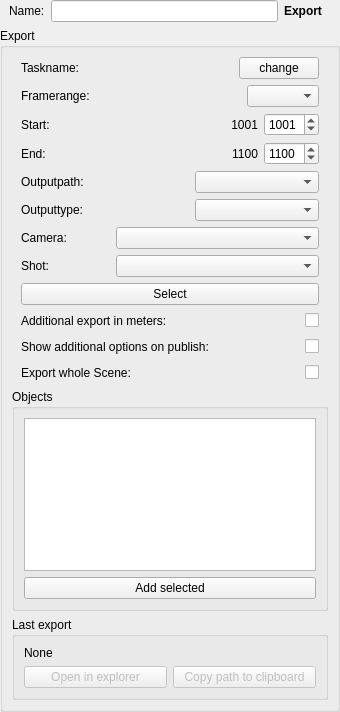
<?xml version="1.0" encoding="UTF-8"?>
<ui version="4.0">
 <class>wg_Export</class>
 <widget class="QWidget" name="wg_Export">
  <property name="geometry">
   <rect>
    <x>0</x>
    <y>0</y>
    <width>340</width>
    <height>712</height>
   </rect>
  </property>
  <property name="sizePolicy">
   <sizepolicy hsizetype="Fixed" vsizetype="Fixed">
    <horstretch>0</horstretch>
    <verstretch>0</verstretch>
   </sizepolicy>
  </property>
  <property name="minimumSize">
   <size>
    <width>340</width>
    <height>0</height>
   </size>
  </property>
  <property name="maximumSize">
   <size>
    <width>340</width>
    <height>16777215</height>
   </size>
  </property>
  <property name="windowTitle">
   <string>Export</string>
  </property>
  <layout class="QVBoxLayout" name="verticalLayout">
   <property name="leftMargin">
    <number>0</number>
   </property>
   <property name="topMargin">
    <number>0</number>
   </property>
   <property name="rightMargin">
    <number>0</number>
   </property>
   <property name="bottomMargin">
    <number>0</number>
   </property>
   <item>
    <widget class="QWidget" name="w_name" native="true">
     <layout class="QHBoxLayout" name="horizontalLayout_5">
      <property name="leftMargin">
       <number>9</number>
      </property>
      <property name="topMargin">
       <number>0</number>
      </property>
      <property name="rightMargin">
       <number>18</number>
      </property>
      <property name="bottomMargin">
       <number>0</number>
      </property>
      <item>
       <widget class="QLabel" name="l_name">
        <property name="text">
         <string>Name:</string>
        </property>
       </widget>
      </item>
      <item>
       <widget class="QLineEdit" name="e_name">
        <property name="minimumSize">
         <size>
          <width>0</width>
          <height>0</height>
         </size>
        </property>
        <property name="maximumSize">
         <size>
          <width>9999</width>
          <height>16777215</height>
         </size>
        </property>
       </widget>
      </item>
      <item>
       <widget class="QLabel" name="l_class">
        <property name="font">
         <font>
          <weight>75</weight>
          <bold>true</bold>
         </font>
        </property>
        <property name="text">
         <string>Export</string>
        </property>
       </widget>
      </item>
     </layout>
    </widget>
   </item>
   <item>
    <widget class="QGroupBox" name="gb_export">
     <property name="title">
      <string>Export</string>
     </property>
     <layout class="QVBoxLayout" name="verticalLayout_2">
      <item>
       <widget class="QWidget" name="w_taskname" native="true">
        <layout class="QHBoxLayout" name="horizontalLayout_4">
         <property name="leftMargin">
          <number>9</number>
         </property>
         <property name="topMargin">
          <number>0</number>
         </property>
         <property name="rightMargin">
          <number>9</number>
         </property>
         <property name="bottomMargin">
          <number>0</number>
         </property>
         <item>
          <widget class="QLabel" name="l_tasklabel">
           <property name="text">
            <string>Taskname:</string>
           </property>
          </widget>
         </item>
         <item>
          <widget class="QLabel" name="l_taskName">
           <property name="sizePolicy">
            <sizepolicy hsizetype="Expanding" vsizetype="Preferred">
             <horstretch>0</horstretch>
             <verstretch>0</verstretch>
            </sizepolicy>
           </property>
           <property name="text">
            <string/>
           </property>
           <property name="alignment">
            <set>Qt::AlignCenter</set>
           </property>
          </widget>
         </item>
         <item>
          <widget class="QPushButton" name="b_changeTask">
           <property name="enabled">
            <bool>true</bool>
           </property>
           <property name="focusPolicy">
            <enum>Qt::NoFocus</enum>
           </property>
           <property name="text">
            <string>change</string>
           </property>
          </widget>
         </item>
        </layout>
       </widget>
      </item>
      <item>
       <widget class="QWidget" name="w_range" native="true">
        <layout class="QHBoxLayout" name="horizontalLayout_6">
         <property name="spacing">
          <number>0</number>
         </property>
         <property name="leftMargin">
          <number>9</number>
         </property>
         <property name="topMargin">
          <number>0</number>
         </property>
         <property name="rightMargin">
          <number>9</number>
         </property>
         <property name="bottomMargin">
          <number>0</number>
         </property>
         <item>
          <widget class="QLabel" name="label_3">
           <property name="text">
            <string>Framerange:</string>
           </property>
          </widget>
         </item>
         <item>
          <spacer name="horizontalSpacer_2">
           <property name="orientation">
            <enum>Qt::Horizontal</enum>
           </property>
           <property name="sizeHint" stdset="0">
            <size>
             <width>37</width>
             <height>20</height>
            </size>
           </property>
          </spacer>
         </item>
         <item>
          <widget class="QComboBox" name="cb_rangeType"/>
         </item>
        </layout>
       </widget>
      </item>
      <item>
       <widget class="QWidget" name="f_frameRange_2" native="true">
        <layout class="QGridLayout" name="gridLayout">
         <property name="topMargin">
          <number>0</number>
         </property>
         <property name="bottomMargin">
          <number>0</number>
         </property>
         <item row="1" column="5">
          <widget class="QLabel" name="l_rangeEnd">
           <property name="minimumSize">
            <size>
             <width>30</width>
             <height>0</height>
            </size>
           </property>
           <property name="text">
            <string>1100</string>
           </property>
           <property name="alignment">
            <set>Qt::AlignRight|Qt::AlignTrailing|Qt::AlignVCenter</set>
           </property>
          </widget>
         </item>
         <item row="1" column="6">
          <widget class="QSpinBox" name="sp_rangeEnd">
           <property name="maximumSize">
            <size>
             <width>55</width>
             <height>16777215</height>
            </size>
           </property>
           <property name="maximum">
            <number>99999</number>
           </property>
           <property name="value">
            <number>1100</number>
           </property>
          </widget>
         </item>
         <item row="0" column="6">
          <widget class="QSpinBox" name="sp_rangeStart">
           <property name="maximumSize">
            <size>
             <width>55</width>
             <height>16777215</height>
            </size>
           </property>
           <property name="maximum">
            <number>99999</number>
           </property>
           <property name="value">
            <number>1001</number>
           </property>
          </widget>
         </item>
         <item row="0" column="5">
          <widget class="QLabel" name="l_rangeStart">
           <property name="minimumSize">
            <size>
             <width>30</width>
             <height>0</height>
            </size>
           </property>
           <property name="text">
            <string>1001</string>
           </property>
           <property name="alignment">
            <set>Qt::AlignRight|Qt::AlignTrailing|Qt::AlignVCenter</set>
           </property>
          </widget>
         </item>
         <item row="0" column="0">
          <widget class="QLabel" name="l_rangeStartInfo">
           <property name="text">
            <string>Start:</string>
           </property>
          </widget>
         </item>
         <item row="0" column="4">
          <spacer name="horizontalSpacer_7">
           <property name="orientation">
            <enum>Qt::Horizontal</enum>
           </property>
           <property name="sizeHint" stdset="0">
            <size>
             <width>40</width>
             <height>20</height>
            </size>
           </property>
          </spacer>
         </item>
         <item row="1" column="0">
          <widget class="QLabel" name="l_rangeEndInfo">
           <property name="text">
            <string>End:</string>
           </property>
          </widget>
         </item>
        </layout>
       </widget>
      </item>
      <item>
       <widget class="QWidget" name="w_outPath" native="true">
        <layout class="QHBoxLayout" name="horizontalLayout_11">
         <property name="spacing">
          <number>0</number>
         </property>
         <property name="leftMargin">
          <number>9</number>
         </property>
         <property name="topMargin">
          <number>0</number>
         </property>
         <property name="rightMargin">
          <number>9</number>
         </property>
         <property name="bottomMargin">
          <number>0</number>
         </property>
         <item>
          <widget class="QLabel" name="l_outPath">
           <property name="text">
            <string>Outputpath:</string>
           </property>
          </widget>
         </item>
         <item>
          <spacer name="horizontalSpacer_6">
           <property name="orientation">
            <enum>Qt::Horizontal</enum>
           </property>
           <property name="sizeHint" stdset="0">
            <size>
             <width>113</width>
             <height>20</height>
            </size>
           </property>
          </spacer>
         </item>
         <item>
          <widget class="QComboBox" name="cb_outPath">
           <property name="minimumSize">
            <size>
             <width>124</width>
             <height>0</height>
            </size>
           </property>
          </widget>
         </item>
        </layout>
       </widget>
      </item>
      <item>
       <widget class="QWidget" name="w_outType" native="true">
        <layout class="QHBoxLayout" name="horizontalLayout_9">
         <property name="spacing">
          <number>0</number>
         </property>
         <property name="leftMargin">
          <number>9</number>
         </property>
         <property name="topMargin">
          <number>0</number>
         </property>
         <property name="rightMargin">
          <number>9</number>
         </property>
         <property name="bottomMargin">
          <number>0</number>
         </property>
         <item>
          <widget class="QLabel" name="l_outType">
           <property name="text">
            <string>Outputtype:</string>
           </property>
          </widget>
         </item>
         <item>
          <spacer name="horizontalSpacer_3">
           <property name="orientation">
            <enum>Qt::Horizontal</enum>
           </property>
           <property name="sizeHint" stdset="0">
            <size>
             <width>113</width>
             <height>20</height>
            </size>
           </property>
          </spacer>
         </item>
         <item>
          <widget class="QComboBox" name="cb_outType">
           <property name="minimumSize">
            <size>
             <width>124</width>
             <height>0</height>
            </size>
           </property>
          </widget>
         </item>
        </layout>
       </widget>
      </item>
      <item>
       <widget class="QWidget" name="w_cam" native="true">
        <layout class="QHBoxLayout" name="horizontalLayout_3">
         <property name="spacing">
          <number>0</number>
         </property>
         <property name="leftMargin">
          <number>9</number>
         </property>
         <property name="topMargin">
          <number>0</number>
         </property>
         <property name="rightMargin">
          <number>9</number>
         </property>
         <property name="bottomMargin">
          <number>0</number>
         </property>
         <item>
          <widget class="QLabel" name="l_cam">
           <property name="minimumSize">
            <size>
             <width>40</width>
             <height>0</height>
            </size>
           </property>
           <property name="maximumSize">
            <size>
             <width>95</width>
             <height>16777215</height>
            </size>
           </property>
           <property name="text">
            <string>Camera:</string>
           </property>
          </widget>
         </item>
         <item>
          <widget class="QComboBox" name="cb_cam"/>
         </item>
        </layout>
       </widget>
      </item>
      <item>
       <widget class="QWidget" name="w_sCamShot" native="true">
        <layout class="QHBoxLayout" name="horizontalLayout_7">
         <property name="spacing">
          <number>0</number>
         </property>
         <property name="leftMargin">
          <number>9</number>
         </property>
         <property name="topMargin">
          <number>0</number>
         </property>
         <property name="rightMargin">
          <number>9</number>
         </property>
         <property name="bottomMargin">
          <number>0</number>
         </property>
         <item>
          <widget class="QLabel" name="l_sCamShot">
           <property name="minimumSize">
            <size>
             <width>40</width>
             <height>0</height>
            </size>
           </property>
           <property name="maximumSize">
            <size>
             <width>95</width>
             <height>16777215</height>
            </size>
           </property>
           <property name="text">
            <string>Shot:</string>
           </property>
          </widget>
         </item>
         <item>
          <widget class="QComboBox" name="cb_sCamShot"/>
         </item>
        </layout>
       </widget>
      </item>
      <item>
       <widget class="QWidget" name="w_selectCam" native="true">
        <layout class="QHBoxLayout" name="horizontalLayout_2">
         <property name="spacing">
          <number>0</number>
         </property>
         <property name="leftMargin">
          <number>9</number>
         </property>
         <property name="topMargin">
          <number>0</number>
         </property>
         <property name="rightMargin">
          <number>9</number>
         </property>
         <property name="bottomMargin">
          <number>0</number>
         </property>
         <item>
          <widget class="QPushButton" name="b_selectCam">
           <property name="focusPolicy">
            <enum>Qt::NoFocus</enum>
           </property>
           <property name="text">
            <string>Select</string>
           </property>
          </widget>
         </item>
        </layout>
       </widget>
      </item>
      <item>
       <widget class="QWidget" name="w_convertExport" native="true">
        <layout class="QHBoxLayout" name="horizontalLayout_14">
         <property name="leftMargin">
          <number>9</number>
         </property>
         <property name="topMargin">
          <number>0</number>
         </property>
         <property name="rightMargin">
          <number>9</number>
         </property>
         <property name="bottomMargin">
          <number>0</number>
         </property>
         <item>
          <widget class="QLabel" name="l_convertExport">
           <property name="text">
            <string>Additional export in meters:</string>
           </property>
          </widget>
         </item>
         <item>
          <spacer name="horizontalSpacer_9">
           <property name="orientation">
            <enum>Qt::Horizontal</enum>
           </property>
           <property name="sizeHint" stdset="0">
            <size>
             <width>40</width>
             <height>20</height>
            </size>
           </property>
          </spacer>
         </item>
         <item>
          <widget class="QCheckBox" name="chb_convertExport">
           <property name="text">
            <string/>
           </property>
           <property name="checked">
            <bool>false</bool>
           </property>
          </widget>
         </item>
        </layout>
       </widget>
      </item>
      <item>
       <widget class="QWidget" name="w_additionalOptions" native="true">
        <layout class="QHBoxLayout" name="horizontalLayout_15">
         <property name="leftMargin">
          <number>9</number>
         </property>
         <property name="topMargin">
          <number>0</number>
         </property>
         <property name="rightMargin">
          <number>9</number>
         </property>
         <property name="bottomMargin">
          <number>0</number>
         </property>
         <item>
          <widget class="QLabel" name="l_additionalOptions">
           <property name="text">
            <string>Show additional options on publish:</string>
           </property>
          </widget>
         </item>
         <item>
          <spacer name="horizontalSpacer_11">
           <property name="orientation">
            <enum>Qt::Horizontal</enum>
           </property>
           <property name="sizeHint" stdset="0">
            <size>
             <width>40</width>
             <height>20</height>
            </size>
           </property>
          </spacer>
         </item>
         <item>
          <widget class="QCheckBox" name="chb_additionalOptions">
           <property name="text">
            <string/>
           </property>
           <property name="checked">
            <bool>false</bool>
           </property>
          </widget>
         </item>
        </layout>
       </widget>
      </item>
      <item>
       <widget class="QWidget" name="w_wholeScene" native="true">
        <layout class="QHBoxLayout" name="horizontalLayout">
         <property name="spacing">
          <number>0</number>
         </property>
         <property name="leftMargin">
          <number>9</number>
         </property>
         <property name="topMargin">
          <number>0</number>
         </property>
         <property name="rightMargin">
          <number>9</number>
         </property>
         <property name="bottomMargin">
          <number>0</number>
         </property>
         <item>
          <widget class="QLabel" name="l_wholeScene">
           <property name="text">
            <string>Export whole Scene:</string>
           </property>
          </widget>
         </item>
         <item>
          <spacer name="horizontalSpacer_4">
           <property name="orientation">
            <enum>Qt::Horizontal</enum>
           </property>
           <property name="sizeHint" stdset="0">
            <size>
             <width>185</width>
             <height>20</height>
            </size>
           </property>
          </spacer>
         </item>
         <item>
          <widget class="QCheckBox" name="chb_wholeScene">
           <property name="text">
            <string/>
           </property>
           <property name="checked">
            <bool>false</bool>
           </property>
          </widget>
         </item>
        </layout>
       </widget>
      </item>
      <item>
       <widget class="QGroupBox" name="gb_objects">
        <property name="enabled">
         <bool>true</bool>
        </property>
        <property name="title">
         <string>Objects</string>
        </property>
        <layout class="QVBoxLayout" name="verticalLayout_3">
         <property name="leftMargin">
          <number>9</number>
         </property>
         <property name="topMargin">
          <number>9</number>
         </property>
         <property name="rightMargin">
          <number>9</number>
         </property>
         <property name="bottomMargin">
          <number>9</number>
         </property>
         <item>
          <widget class="QFrame" name="f_objectList">
           <layout class="QHBoxLayout" name="horizontalLayout_8">
            <property name="leftMargin">
             <number>0</number>
            </property>
            <property name="topMargin">
             <number>0</number>
            </property>
            <property name="rightMargin">
             <number>0</number>
            </property>
            <property name="bottomMargin">
             <number>0</number>
            </property>
            <item>
             <widget class="QListWidget" name="lw_objects">
              <property name="contextMenuPolicy">
               <enum>Qt::CustomContextMenu</enum>
              </property>
              <property name="selectionMode">
               <enum>QAbstractItemView::ExtendedSelection</enum>
              </property>
              <property name="verticalScrollMode">
               <enum>QAbstractItemView::ScrollPerPixel</enum>
              </property>
              <property name="horizontalScrollMode">
               <enum>QAbstractItemView::ScrollPerPixel</enum>
              </property>
             </widget>
            </item>
           </layout>
          </widget>
         </item>
         <item>
          <widget class="QPushButton" name="b_add">
           <property name="minimumSize">
            <size>
             <width>0</width>
             <height>0</height>
            </size>
           </property>
           <property name="maximumSize">
            <size>
             <width>99999</width>
             <height>16777215</height>
            </size>
           </property>
           <property name="focusPolicy">
            <enum>Qt::NoFocus</enum>
           </property>
           <property name="text">
            <string>Add selected</string>
           </property>
          </widget>
         </item>
        </layout>
       </widget>
      </item>
      <item>
       <widget class="QGroupBox" name="groupBox">
        <property name="title">
         <string>Last export</string>
        </property>
        <layout class="QVBoxLayout" name="verticalLayout_4">
         <property name="leftMargin">
          <number>9</number>
         </property>
         <property name="topMargin">
          <number>9</number>
         </property>
         <property name="rightMargin">
          <number>9</number>
         </property>
         <property name="bottomMargin">
          <number>9</number>
         </property>
         <item>
          <widget class="QLabel" name="l_pathLast">
           <property name="text">
            <string>None</string>
           </property>
          </widget>
         </item>
         <item>
          <widget class="QWidget" name="widget" native="true">
           <layout class="QHBoxLayout" name="horizontalLayout_10">
            <property name="leftMargin">
             <number>0</number>
            </property>
            <property name="topMargin">
             <number>0</number>
            </property>
            <property name="rightMargin">
             <number>0</number>
            </property>
            <property name="bottomMargin">
             <number>0</number>
            </property>
            <item>
             <widget class="QPushButton" name="b_openLast">
              <property name="enabled">
               <bool>false</bool>
              </property>
              <property name="focusPolicy">
               <enum>Qt::NoFocus</enum>
              </property>
              <property name="text">
               <string>Open in explorer</string>
              </property>
             </widget>
            </item>
            <item>
             <widget class="QPushButton" name="b_copyLast">
              <property name="enabled">
               <bool>false</bool>
              </property>
              <property name="focusPolicy">
               <enum>Qt::NoFocus</enum>
              </property>
              <property name="text">
               <string>Copy path to clipboard</string>
              </property>
             </widget>
            </item>
           </layout>
          </widget>
         </item>
        </layout>
       </widget>
      </item>
     </layout>
    </widget>
   </item>
  </layout>
 </widget>
 <resources/>
 <connections/>
</ui>
